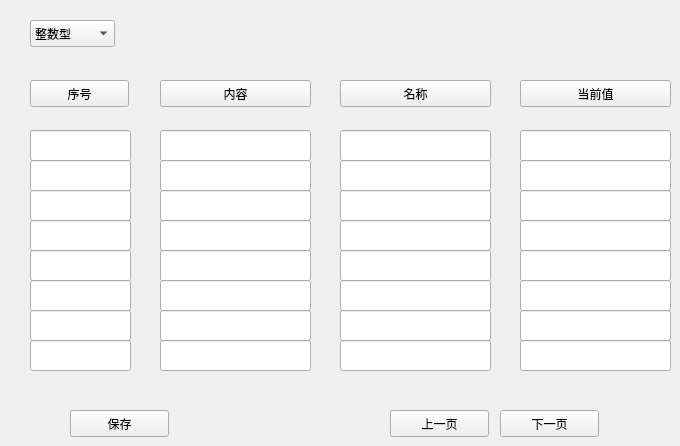
    <widget class="QWidget" name="page_4">
     <widget class="QComboBox" name="valuestylecomboBox">
      <property name="geometry">
       <rect>
        <x>30</x>
        <y>20</y>
        <width>85</width>
        <height>27</height>
       </rect>
      </property>
      <item>
       <property name="text">
        <string>整数型</string>
       </property>
      </item>
      <item>
       <property name="text">
        <string>实数型</string>
       </property>
      </item>
      <item>
       <property name="text">
        <string>BIT型</string>
       </property>
      </item>
     </widget>
     <widget class="QPushButton" name="pushButton_11">
      <property name="geometry">
       <rect>
        <x>30</x>
        <y>80</y>
        <width>99</width>
        <height>27</height>
       </rect>
      </property>
      <property name="text">
       <string>序号</string>
      </property>
     </widget>
     <widget class="QPushButton" name="pushButton_12">
      <property name="geometry">
       <rect>
        <x>160</x>
        <y>80</y>
        <width>151</width>
        <height>27</height>
       </rect>
      </property>
      <property name="text">
       <string>内容</string>
      </property>
     </widget>
     <widget class="QLineEdit" name="lineEdit_34">
      <property name="geometry">
       <rect>
        <x>30</x>
        <y>130</y>
        <width>101</width>
        <height>31</height>
       </rect>
      </property>
     </widget>
     <widget class="QLineEdit" name="lineEdit_35">
      <property name="geometry">
       <rect>
        <x>30</x>
        <y>160</y>
        <width>101</width>
        <height>31</height>
       </rect>
      </property>
     </widget>
     <widget class="QLineEdit" name="lineEdit_36">
      <property name="geometry">
       <rect>
        <x>30</x>
        <y>190</y>
        <width>101</width>
        <height>31</height>
       </rect>
      </property>
     </widget>
     <widget class="QLineEdit" name="lineEdit_37">
      <property name="geometry">
       <rect>
        <x>30</x>
        <y>220</y>
        <width>101</width>
        <height>31</height>
       </rect>
      </property>
     </widget>
     <widget class="QLineEdit" name="lineEdit_38">
      <property name="geometry">
       <rect>
        <x>30</x>
        <y>250</y>
        <width>101</width>
        <height>31</height>
       </rect>
      </property>
     </widget>
     <widget class="QLineEdit" name="lineEdit_39">
      <property name="geometry">
       <rect>
        <x>30</x>
        <y>340</y>
        <width>101</width>
        <height>31</height>
       </rect>
      </property>
     </widget>
     <widget class="QLineEdit" name="lineEdit_40">
      <property name="geometry">
       <rect>
        <x>30</x>
        <y>280</y>
        <width>101</width>
        <height>31</height>
       </rect>
      </property>
     </widget>
     <widget class="QLineEdit" name="lineEdit_41">
      <property name="geometry">
       <rect>
        <x>30</x>
        <y>310</y>
        <width>101</width>
        <height>31</height>
       </rect>
      </property>
     </widget>
     <widget class="QLineEdit" name="lineEdit_42">
      <property name="geometry">
       <rect>
        <x>160</x>
        <y>130</y>
        <width>151</width>
        <height>31</height>
       </rect>
      </property>
     </widget>
     <widget class="QLineEdit" name="lineEdit_43">
      <property name="geometry">
       <rect>
        <x>160</x>
        <y>160</y>
        <width>151</width>
        <height>31</height>
       </rect>
      </property>
     </widget>
     <widget class="QLineEdit" name="lineEdit_44">
      <property name="geometry">
       <rect>
        <x>160</x>
        <y>220</y>
        <width>151</width>
        <height>31</height>
       </rect>
      </property>
     </widget>
     <widget class="QLineEdit" name="lineEdit_45">
      <property name="geometry">
       <rect>
        <x>160</x>
        <y>190</y>
        <width>151</width>
        <height>31</height>
       </rect>
      </property>
     </widget>
     <widget class="QLineEdit" name="lineEdit_46">
      <property name="geometry">
       <rect>
        <x>160</x>
        <y>340</y>
        <width>151</width>
        <height>31</height>
       </rect>
      </property>
     </widget>
     <widget class="QLineEdit" name="lineEdit_47">
      <property name="geometry">
       <rect>
        <x>160</x>
        <y>280</y>
        <width>151</width>
        <height>31</height>
       </rect>
      </property>
     </widget>
     <widget class="QLineEdit" name="lineEdit_48">
      <property name="geometry">
       <rect>
        <x>160</x>
        <y>250</y>
        <width>151</width>
        <height>31</height>
       </rect>
      </property>
     </widget>
     <widget class="QLineEdit" name="lineEdit_49">
      <property name="geometry">
       <rect>
        <x>160</x>
        <y>310</y>
        <width>151</width>
        <height>31</height>
       </rect>
      </property>
     </widget>
     <widget class="QPushButton" name="pushButton_14">
      <property name="geometry">
       <rect>
        <x>390</x>
        <y>410</y>
        <width>99</width>
        <height>27</height>
       </rect>
      </property>
      <property name="text">
       <string>上一页</string>
      </property>
     </widget>
     <widget class="QPushButton" name="pushButton_15">
      <property name="geometry">
       <rect>
        <x>500</x>
        <y>410</y>
        <width>99</width>
        <height>27</height>
       </rect>
      </property>
      <property name="text">
       <string>下一页</string>
      </property>
     </widget>
     <widget class="QPushButton" name="pushButton_344">
      <property name="geometry">
       <rect>
        <x>70</x>
        <y>410</y>
        <width>99</width>
        <height>27</height>
       </rect>
      </property>
      <property name="text">
       <string>保存</string>
      </property>
     </widget>
     <widget class="QLineEdit" name="lineEdit_50">
      <property name="geometry">
       <rect>
        <x>340</x>
        <y>310</y>
        <width>151</width>
        <height>31</height>
       </rect>
      </property>
     </widget>
     <widget class="QPushButton" name="pushButton_13">
      <property name="geometry">
       <rect>
        <x>340</x>
        <y>80</y>
        <width>151</width>
        <height>27</height>
       </rect>
      </property>
      <property name="text">
       <string>名称</string>
      </property>
     </widget>
     <widget class="QLineEdit" name="lineEdit_51">
      <property name="geometry">
       <rect>
        <x>340</x>
        <y>160</y>
        <width>151</width>
        <height>31</height>
       </rect>
      </property>
     </widget>
     <widget class="QLineEdit" name="lineEdit_52">
      <property name="geometry">
       <rect>
        <x>340</x>
        <y>250</y>
        <width>151</width>
        <height>31</height>
       </rect>
      </property>
     </widget>
     <widget class="QLineEdit" name="lineEdit_53">
      <property name="geometry">
       <rect>
        <x>340</x>
        <y>130</y>
        <width>151</width>
        <height>31</height>
       </rect>
      </property>
     </widget>
     <widget class="QLineEdit" name="lineEdit_54">
      <property name="geometry">
       <rect>
        <x>340</x>
        <y>190</y>
        <width>151</width>
        <height>31</height>
       </rect>
      </property>
     </widget>
     <widget class="QLineEdit" name="lineEdit_55">
      <property name="geometry">
       <rect>
        <x>340</x>
        <y>220</y>
        <width>151</width>
        <height>31</height>
       </rect>
      </property>
     </widget>
     <widget class="QLineEdit" name="lineEdit_56">
      <property name="geometry">
       <rect>
        <x>340</x>
        <y>340</y>
        <width>151</width>
        <height>31</height>
       </rect>
      </property>
     </widget>
     <widget class="QLineEdit" name="lineEdit_57">
      <property name="geometry">
       <rect>
        <x>340</x>
        <y>280</y>
        <width>151</width>
        <height>31</height>
       </rect>
      </property>
     </widget>
     <widget class="QLineEdit" name="lineEdit_241">
      <property name="geometry">
       <rect>
        <x>520</x>
        <y>310</y>
        <width>151</width>
        <height>31</height>
       </rect>
      </property>
     </widget>
     <widget class="QPushButton" name="pushButton_345">
      <property name="geometry">
       <rect>
        <x>520</x>
        <y>80</y>
        <width>151</width>
        <height>27</height>
       </rect>
      </property>
      <property name="text">
       <string>当前值</string>
      </property>
     </widget>
     <widget class="QLineEdit" name="lineEdit_242">
      <property name="geometry">
       <rect>
        <x>520</x>
        <y>160</y>
        <width>151</width>
        <height>31</height>
       </rect>
      </property>
     </widget>
     <widget class="QLineEdit" name="lineEdit_243">
      <property name="geometry">
       <rect>
        <x>520</x>
        <y>250</y>
        <width>151</width>
        <height>31</height>
       </rect>
      </property>
     </widget>
     <widget class="QLineEdit" name="lineEdit_244">
      <property name="geometry">
       <rect>
        <x>520</x>
        <y>130</y>
        <width>151</width>
        <height>31</height>
       </rect>
      </property>
     </widget>
     <widget class="QLineEdit" name="lineEdit_245">
      <property name="geometry">
       <rect>
        <x>520</x>
        <y>190</y>
        <width>151</width>
        <height>31</height>
       </rect>
      </property>
     </widget>
     <widget class="QLineEdit" name="lineEdit_246">
      <property name="geometry">
       <rect>
        <x>520</x>
        <y>220</y>
        <width>151</width>
        <height>31</height>
       </rect>
      </property>
     </widget>
     <widget class="QLineEdit" name="lineEdit_247">
      <property name="geometry">
       <rect>
        <x>520</x>
        <y>340</y>
        <width>151</width>
        <height>31</height>
       </rect>
      </property>
     </widget>
     <widget class="QLineEdit" name="lineEdit_248">
      <property name="geometry">
       <rect>
        <x>520</x>
        <y>280</y>
        <width>151</width>
        <height>31</height>
       </rect>
      </property>
     </widget>
    </widget>
